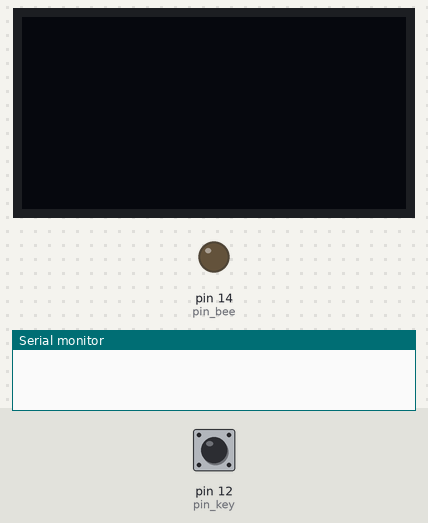
Bench run of a sketch on a simulated Arduino Uno, built with avr-gcc and run on an emulated ATmega328P. Shown: 128×64 one-colour display, output pins drawn as LEDs (lit = HIGH), the last lines printed to the serial monitor. The inputs (shaded band) are chosen by the test bench; at power-on: pin 12 (pin_key) HIGH.

Above: at 1.2 s.
1.3 s: pin 12 (pin_key) pulled LOW for 0.15 s
At 1.37 s:
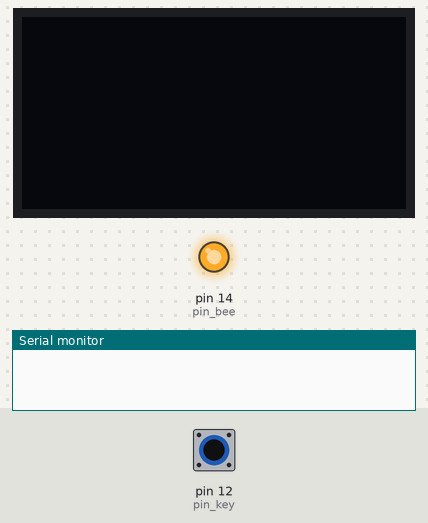
2.9 s: pin 12 (pin_key) pulled LOW for 3.2 s
At 6.6 s:
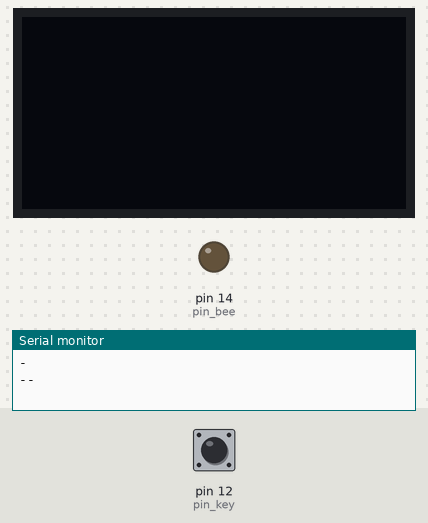
Timing chart, 0 to 8.1 s (numbered marks = the images above; inputs shaded):
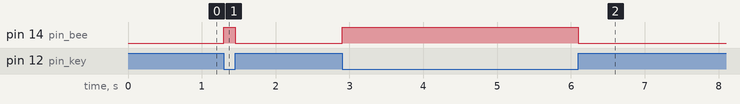

Measured:
- after the input at 1.3 s, pin 14 (pin_bee): LOW → HIGH at once, → LOW 0.15 s later
- after the input at 2.9 s, pin 14 (pin_bee): LOW → HIGH at once, → LOW 3.2 s later

The sketch:

cw.ino
```cpp
#include <U8g2lib.h>

// 蜂鸣器正极引脚
#define pin_bee 14
// 按键的引脚
#define pin_key 12


/*
关于电码的参数设置
*/
// 字符的数量，用于遍历
#define arr_len 36
// 滴的最长市场，单位纳秒
#define u_time 150000
// 防止抖动的忽略时间，少于这个时间的按压会忽略。
#define check_time 30000
// 莫尔斯码
String c[] = {".-", "-...", "-.-.", "-..", ".", "..-.", "--.", "....", "..", ".---", "-.-", ".-..", "--", "-.", "---", ".--.", "--.-", ".-.", "...", "-", "..-", "...-", ".--", "-..-", "-.--", "--..", ".----", "..---", "...--", "....-", ".....", "-....", "--...", "---..", "----.", "-----"};
// 对应字符
String w[] = {"A", "B", "C", "D", "E", "F", "G", "H", "I", "J", "K", "L", "M", "N", "O", "P", "Q", "R", "S", "T", "U", "V", "W", "X", "Y", "Z", "1", "2", "3", "4", "5", "6", "7", "8", "9", "0"};

// 单词敲击的记录开始符号
int flag_rcd = 0;

// 字符记录开始符号
int flag_letter = 0;

// 检查空格标识
int flag_space = 0;

String key_code = "";
// 单次敲击的时间记录
unsigned long s_time = 0;
unsigned long e_time = 0;

// 每个字符的敲击时间记录
unsigned long cs_time = 0;

String lcd_content = "";


// 关于显示屏的相关参数设置
U8G2_SSD1306_128X64_NONAME_F_4W_SW_SPI u(U8G2_R0, /* clock=*/2, /* data=*/0, /* cs=*/16, /* dc=*/5, /* reset=*/4);


void setup()
{
	// 初始化串口，用于测试
	Serial.begin(115200);
	// 初始化针脚
	pinMode(pin_bee, OUTPUT);
	pinMode(pin_key, INPUT_PULLUP);


	// 初始化LCD
	u.begin();
	u.enableUTF8Print();
	// u.setFont(u8g2_font_wqy12_t_gb2312);
	u.setFont(u8g2_font_ncenB14_tr);
	u.setFontDirection(0);
	u.clearBuffer();
}


void loop() {
	// 检查字符是否输入完成，停止输入的时间超过一个单位时间的1.2倍则代表此次字符输入完成，将输入的内容进行识别。
	check_letter();
	// 检查按键是否按下，按下则开始记录此次输入。
	check_key_press();
	// 检查按键是否释放
	check_key_release();

}
// 识别字符
void check_letter() {
	// 如果输入字符检查标识开启，则检查字符
	if(flag_letter == 1) {
		int diff_letter = micros() - cs_time;
		if(diff_letter > u_time * 1 && key_code != "") {
			check_code(key_code);
			key_code = "";
			flag_letter = 0;
			// 检查空格标识开启
			flag_space = 1;
			cs_time = micros();
		}
	}

	// 空格检查
	if(flag_space == 1) {
		int diff_space = micros() - cs_time;
		if(diff_space > u_time * 3) {
			lcd_bottom_s(" ");
			flag_space = 0;
		}
	}
}


// 检查按键是否按下
void check_key_press() {
	// 按键按下开始记录时间
	if(digitalRead(pin_key) == 0 && flag_rcd == 0) {
		flag_letter = 0;
		flag_space = 0;
		flag_rcd = 1;
		s_time = micros();
		digitalWrite(pin_bee, 1);
	}
}

// 检查按键是否释放
void check_key_release() {
	if(digitalRead(pin_key) == 1 && flag_rcd == 1) {
		digitalWrite(pin_bee, 0);
		e_time = micros();
		unsigned long diff_time = e_time - s_time;

		if (diff_time > check_time) {
			if(diff_time < u_time) {
				key_code += ".";
			}
			else if(diff_time >= u_time) {
				key_code += "-";
			}
			flag_rcd = 0;
			Serial.println(key_code);
			cs_time = micros();
			flag_letter = 1;
		}
		else {
			flag_rcd = 0;
			flag_letter = 1;
		}
	}
}


bool check_code(String code) {
	for (int i = 0 ; i < arr_len; i ++) {
		if(code == c[i]) {
			lcd_bottom_s(w[i]);
			return true;
		}
	}
	lcd_bottom_s("*");
	return false;
}


// LCD相关操作
void lcd_bottom_s(String s) {
	if(lcd_content.length() > 7) {
		lcd_content = lcd_content.substring(1);
	}
	lcd_content += s;
	u.clearBuffer();
	u.setCursor(0, 64);
	u.print(lcd_content);
	u.sendBuffer();
}
```
